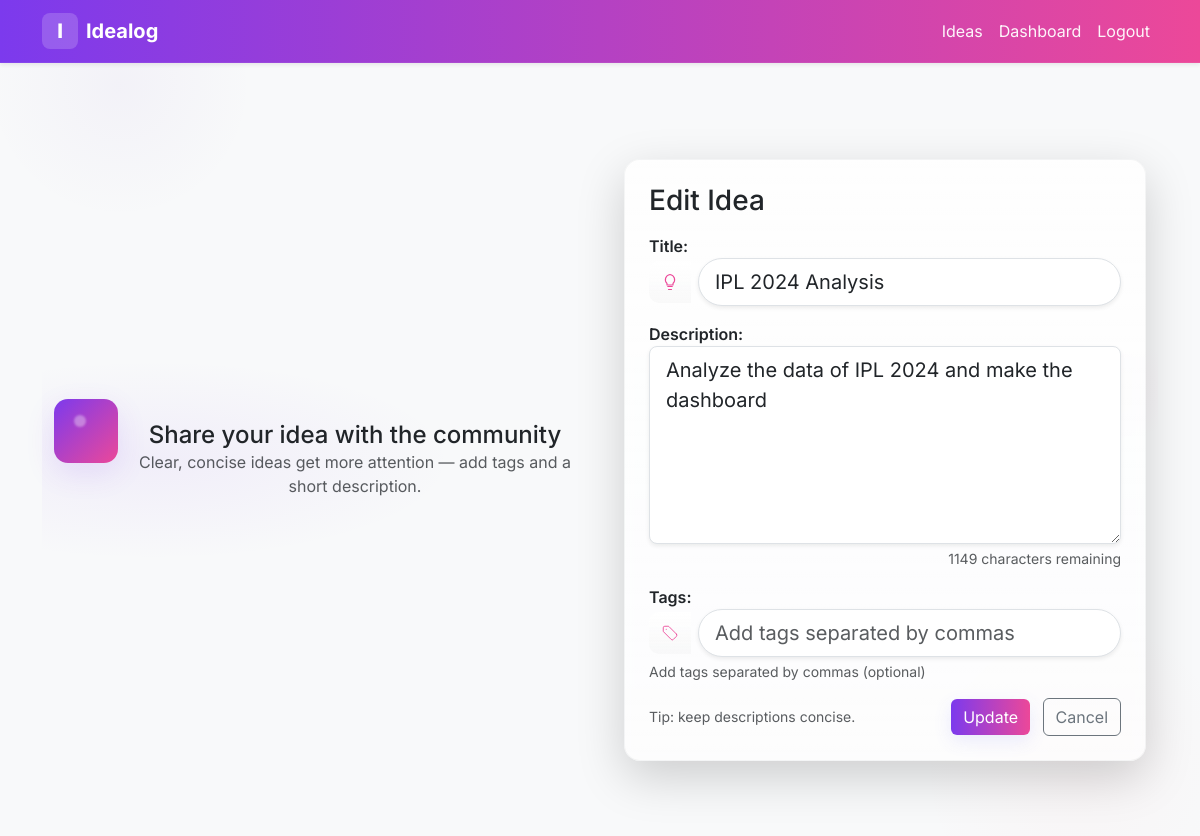
Screenshot of /ideas/2/edit/ (signed in) with the database file from the repository.
### ideas/models.py (models this page shows, shortened)
class Idea(models.Model):
    STATUS_CHOICES = [
        ('pending', 'Pending'),
        ('approved', 'Approved'),
        ('rejected', 'Rejected'),
    ]
    title = models.CharField(max_length=200)
    description = models.TextField()
    status = models.CharField(choices=STATUS_CHOICES, default='pending', max_length=20)
    created_at = models.DateTimeField(auto_now_add=True)
    created_by = models.ForeignKey(settings.AUTH_USER_MODEL, on_delete=models.CASCADE, related_name='ideas')
    collaborators = models.ManyToManyField(settings.AUTH_USER_MODEL, blank=True, related_name='collaborations')
    tags = models.CharField(blank=True, max_length=200)

### ideas/views.py (the view)
# urls.py: path('<int:pk>/edit/', views.idea_update, name='idea_update'),
@login_required
def idea_update(request, pk):
    idea = get_object_or_404(Idea, pk=pk)
    if request.method == "POST":
        form = IdeaForm(request.POST, instance=idea)
        if form.is_valid():
            form.save()
            return redirect('ideas:idea_list')
    else:
        form = IdeaForm(instance=idea)
    return render(request, 'ideas/idea_form.html', {'form': form})

### ideas/forms.py
class IdeaForm(forms.ModelForm):
    class Meta:
        model = Idea
        fields = ['title', 'description', 'tags']
        widgets = {
            'title': forms.TextInput(attrs={
                'class': 'form-control form-control-lg shadow-sm rounded-pill',
                'placeholder': 'Enter your idea title'
            }),
            'description': forms.Textarea(attrs={
                'class': 'form-control form-control-lg shadow-sm rounded-3',
                'placeholder': 'Describe your idea',
                'rows': 6,
                'maxlength': '1200'
            }),
            'tags': forms.TextInput(attrs={
                'class': 'form-control form-control-lg shadow-sm rounded-pill',
                'placeholder': 'Add tags separated by commas'
            }),
        }

### templates/ideas/idea_form.html (shortened to what this page needs)
{% extends 'base.html' %}
{% block content %}
  <section class="create-hero py-5">
    <div class="container">
      <div class="row align-items-center gx-5">
        <div class="col-md-6" data-aos="fade-right">
          <div class="form-illustration">
            <div class="idea-hero-header">
              <div class="accent-badge" aria-hidden="true"></div>
              <div class="ms-0">
                <h2 class="mt-3">Share your idea with the community</h2>
                <p class="text-muted">Clear, concise ideas get more attention — add tags and a short description.</p>
              </div>
            </div>
          </div>
        </div>
        <div class="col-md-6" data-aos="fade-left">
          <div class="card form-card p-4 rounded-4 shadow-lg" data-aos="zoom-in" data-aos-duration="700">
            <h3 class="mb-3">{% if form.instance.pk %}Edit Idea{% else %}Create New Idea{% endif %}</h3>
            <form method="post">
              <div class="mb-3">
                {{ form.title.label_tag }}
                <div class="input-group input-with-icon">
                  <span class="input-icon" aria-hidden="true">
                  </span>
                  {{ form.title }}
                </div>
              </div>
              <div class="mb-3">
                {{ form.description.label_tag }}
                <div class="input-group">
                  {{ form.description }}
                </div>
                <div class="d-flex justify-content-between mt-1">
                  <div id="descCount" class="text-muted small">1200 characters remaining</div>
                </div>
              </div>
              <div class="mb-3">
                {{ form.tags.label_tag }}
                <div class="input-group input-with-icon">
                  <span class="input-icon" aria-hidden="true">
                  </span>
                  {{ form.tags }}
                </div>
                <div class="form-text">Add tags separated by commas (optional)</div>
              </div>
              <div class="d-flex justify-content-between align-items-center">
                <small class="text-muted">Tip: keep descriptions concise.</small>
                <div>
                  <button id="submitBtn" type="submit" class="btn btn-primary btn-animated">{% if form.instance.pk %}Update{% else %}Submit Idea{% endif %}</button>
                  <a href="{% url 'ideas:idea_list' %}" class="btn btn-outline-secondary ms-2">Cancel</a>
                </div>
              </div>
            </form>
          </div>
        </div>
      </div>
    </div>
  </section>
{% endblock %}

### static/css/site.css (style rules this page uses)
:root { --brand-start: #6f42c1; --brand-end: #ff6b6b; --muted: #6c757d; --bg-soft: #f6f7fb; }
body { font-family: 'Inter', system-ui, -apple-system, 'Segoe UI', Roboto, 'Helvetica Neue', Arial;background: radial-gradient(circle at 10% 10%, rgba(111,66,193,0.04), transparent 10%), radial-gradient(circle at 90% 90%, rgba(255,107,107,0.03), transparent 12%), var(--bg-soft); }
.btn-animated { box-shadow:0 8px 26px rgba(111,66,193,0.12);transition:transform .18s ease, box-shadow .18s ease }
.card input.form-control, .card textarea.form-control { border-radius:10px }
.card label { font-weight:600 }
.create-hero { background: radial-gradient(1200px 400px at 10% 50%, rgba(124,58,237,0.06), transparent 25%), radial-gradient(800px 300px at 90% 40%, rgba(236,72,153,0.04), transparent 20%); }
.form-illustration { text-align: center }
.form-card { border: 1px solid rgba(16,24,40,0.04); backdrop-filter: blur(6px); background: linear-gradient(180deg, rgba(255,255,255,0.8), rgba(255,255,255,0.65)); }
.btn-animated { background: linear-gradient(90deg, var(--brand-start), var(--brand-end)); border: none; color: #fff; box-shadow: 0 6px 18px rgba(99,102,241,0.12); transition: transform .18s ease, box-shadow .18s ease; }
:root { --brand-start: #7c3aed; --brand-end: #ec4899; }
.idea-hero-header { display:flex; gap:1rem; align-items:flex-start }
.accent-badge { width:64px; height:64px; border-radius:14px; background: linear-gradient(135deg,var(--brand-start), var(--brand-end)); box-shadow: 0 10px 30px rgba(124,58,237,0.12); transform: translateY(-6px); flex: 0 0 auto }
.accent-badge::after { content:''; display:block; width:12px;height:12px;border-radius:50%; background: rgba(255,255,255,0.35); margin:10px; filter: blur(1px); transform: translateY(6px) translateX(10px) }
.idea-hero-header h2 { font-size:1.5rem; margin-bottom:0 }
.input-with-icon { display:flex; align-items:center; gap:.5rem }
.input-with-icon .input-icon { display:inline-flex; align-items:center; justify-content:center; width:42px; height:42px; background: linear-gradient(180deg, rgba(255,255,255,0.9), rgba(0,0,0,0.02)); border-radius:10px; color: var(--brand-end) }
.input-with-icon .form-control { border-top-left-radius:10px; border-bottom-left-radius:10px }
.btn-animated { transition: transform .18s cubic-bezier(.2,.9,.2,1), box-shadow .18s ease, opacity .12s ease }
.form-card { transition: transform .28s cubic-bezier(.2,.9,.2,1), box-shadow .28s ease }

### rows the page displays
Idea: title "IPL 2024 Analysis", description "Analyze the data of IPL 2024 and make the dashboard"
